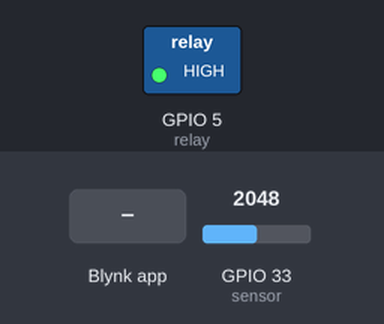
Simulated run of this sketch. Board: ESP32. Shown: switched loads named in the sketch (green lamp = pin HIGH). Inputs (shaded band) come from the test bench; at power-on: GPIO 33 (sensor) = 2048. WiFi joins after 1.5 s; servers stay silent unless stated; what the sketch prints to the serial monitor is not drawn.

Above: at 3.0 s.
3.1 s: Blynk app writes 1 to V0
At 3.6 s:
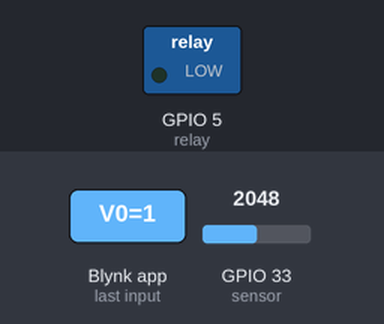
4.7 s: Blynk app writes 0 to V0
At 6.0 s:
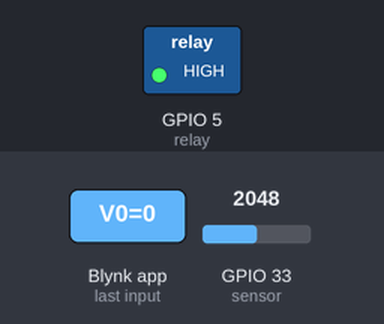
6.3 s: Blynk app writes 200 to V0
At 7.6 s:
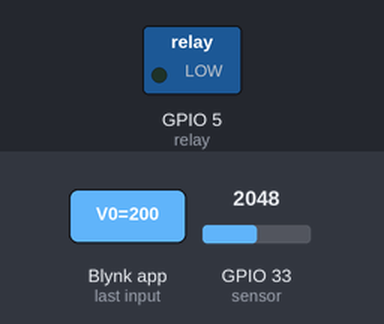
Timing chart, 0 to 9.3 s (numbered marks = the images above; inputs shaded):
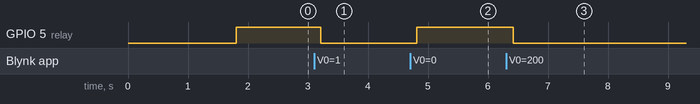

Measured:
- after the input at 3.1 s, GPIO 5 (relay): HIGH → LOW after 0.11 s
- after the input at 4.7 s, GPIO 5 (relay): LOW → HIGH after 0.11 s
- after the input at 6.3 s, GPIO 5 (relay): HIGH → LOW after 0.12 s

The sketch:

IoT_based_Irrigation_system.ino
```cpp
#define BLYNK_PRINT Serial
#include <WiFi.h>
#include <WiFiClient.h>
#include <BlynkSimpleEsp32.h>

#define sensor 33
#define relay 5

BlynkTimer timer;

// Enter your Auth token
char auth[] = "vgU_BoGijrWuQzIQwhp3hj43eYLqGm6k";

//Enter your WIFI SSID and password
char ssid[] = "Gojju";
char pass[] = "123456789";

void setup() {
  // Debug console
  Serial.begin(115200);
  Blynk.begin(auth, ssid, pass, "blynk.cloud", 80);
    pinMode(sensor, INPUT);
  pinMode(relay, OUTPUT);
  digitalWrite(relay, HIGH);


}

//Get the ultrasonic sensor values
void soilMoisture() {
  int value = analogRead(sensor);
  value = map(value, 0, 4095, 0, 100);
  value = (value - 100) * -1;
  Blynk.virtualWrite(V1, value);
  Serial.println(value);

}

//Get the button value
BLYNK_WRITE(V0) {
  bool Relay = param.asInt();
  if (Relay == 1) {
    digitalWrite(relay, LOW);

  } else {
    digitalWrite(relay, HIGH);

  }
}

void loop() {
  soilMoisture();
  Blynk.run();//Run the Blynk library

  delay(200);

}


// #define BLYNK_TEMPLATE_ID "TMPL3PhrusW1a"
// #define BLYNK_TEMPLATE_NAME "soil"
// #define BLYNK_AUTH_TOKEN "vgU_BoGijrWuQzIQwhp3hj43eYLqGm6k"
```
